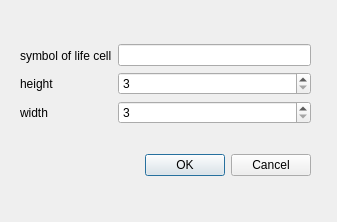
<?xml version="1.0" encoding="UTF-8"?>
<ui version="4.0">
 <class>ParamOfNewGame</class>
 <widget class="QDialog" name="ParamOfNewGame">
  <property name="geometry">
   <rect>
    <x>0</x>
    <y>0</y>
    <width>337</width>
    <height>222</height>
   </rect>
  </property>
  <property name="windowTitle">
   <string>Dialog</string>
  </property>
  <widget class="QWidget" name="verticalLayoutWidget_3">
   <property name="geometry">
    <rect>
     <x>20</x>
     <y>20</y>
     <width>291</width>
     <height>181</height>
    </rect>
   </property>
   <layout class="QVBoxLayout" name="verticalLayout_3">
    <item>
     <layout class="QHBoxLayout" name="horizontalLayout">
      <item>
       <layout class="QVBoxLayout" name="verticalLayout">
        <item>
         <widget class="QLabel" name="label">
          <property name="text">
           <string>symbol of life cell</string>
          </property>
         </widget>
        </item>
        <item>
         <widget class="QLabel" name="label_3">
          <property name="text">
           <string>height</string>
          </property>
         </widget>
        </item>
        <item>
         <widget class="QLabel" name="label_2">
          <property name="text">
           <string>width</string>
          </property>
         </widget>
        </item>
       </layout>
      </item>
      <item>
       <layout class="QVBoxLayout" name="verticalLayout_2">
        <item>
         <widget class="QLineEdit" name="lineEditSymbol">
          <property name="maxLength">
           <number>1</number>
          </property>
         </widget>
        </item>
        <item>
         <widget class="QSpinBox" name="spinHeight">
          <property name="minimum">
           <number>3</number>
          </property>
          <property name="maximum">
           <number>1000</number>
          </property>
         </widget>
        </item>
        <item>
         <widget class="QSpinBox" name="spinWidth">
          <property name="minimum">
           <number>3</number>
          </property>
          <property name="maximum">
           <number>1000</number>
          </property>
         </widget>
        </item>
       </layout>
      </item>
     </layout>
    </item>
    <item>
     <widget class="QDialogButtonBox" name="buttonBox">
      <property name="orientation">
       <enum>Qt::Orientation::Horizontal</enum>
      </property>
      <property name="standardButtons">
       <set>QDialogButtonBox::StandardButton::Cancel|QDialogButtonBox::StandardButton::Ok</set>
      </property>
     </widget>
    </item>
   </layout>
  </widget>
 </widget>
 <resources/>
 <connections>
  <connection>
   <sender>buttonBox</sender>
   <signal>accepted()</signal>
   <receiver>ParamOfNewGame</receiver>
   <slot>accept()</slot>
   <hints>
    <hint type="sourcelabel">
     <x>248</x>
     <y>254</y>
    </hint>
    <hint type="destinationlabel">
     <x>157</x>
     <y>274</y>
    </hint>
   </hints>
  </connection>
  <connection>
   <sender>buttonBox</sender>
   <signal>rejected()</signal>
   <receiver>ParamOfNewGame</receiver>
   <slot>reject()</slot>
   <hints>
    <hint type="sourcelabel">
     <x>316</x>
     <y>260</y>
    </hint>
    <hint type="destinationlabel">
     <x>286</x>
     <y>274</y>
    </hint>
   </hints>
  </connection>
 </connections>
</ui>
